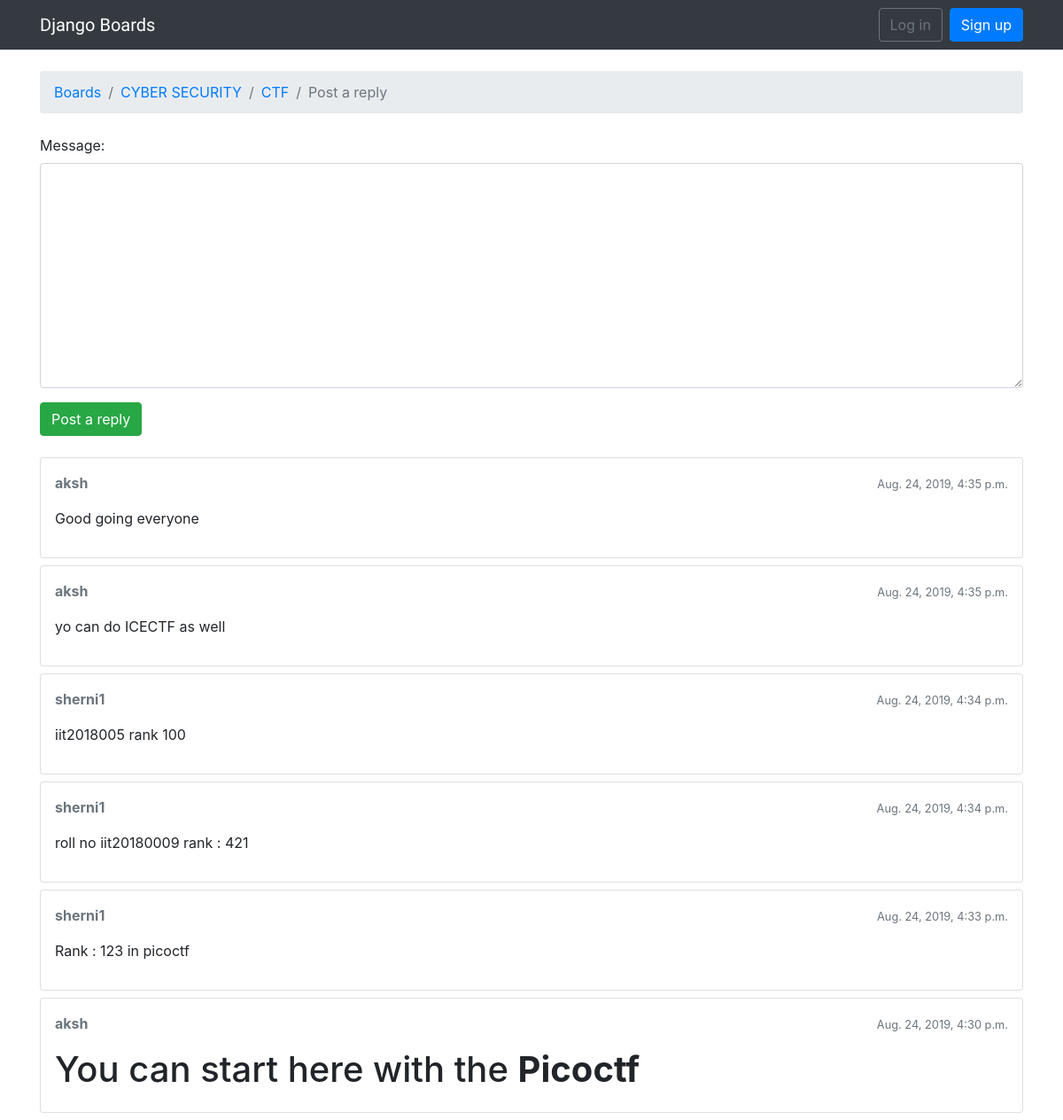
The page /boards/7/topics/139/reply/ on the database its author committed.
### boards/models.py (models this page shows, shortened)
class Topic(models.Model):
    subject = models.CharField(max_length=255)
    last_updated = models.DateTimeField(auto_now_add=True)
    board = models.ForeignKey(Board, related_name='topics', on_delete=models.CASCADE)
    starter = models.ForeignKey(User, related_name='topics', on_delete=models.CASCADE)
    views = models.PositiveIntegerField(default=0)
    def get_last_eight_posts(self):
        return self.posts.order_by('-created_at')[:8]

class Board(models.Model):
    name=models.CharField(max_length=30,unique=True)
    description= models.CharField(max_length=100)

class Post(models.Model):
    message = models.TextField(max_length=4000)
    topic = models.ForeignKey(Topic, related_name='posts', on_delete=models.CASCADE)
    created_at = models.DateTimeField(auto_now_add=True)
    updated_at = models.DateTimeField(null=True)
    created_by = models.ForeignKey(User, related_name='posts', on_delete=models.CASCADE)
    updated_by = models.ForeignKey(User, null=True, related_name='+', on_delete=models.CASCADE)
    def get_message_as_markdown(self):
        return mark_safe(markdown(self.message, safe_mode='escape'))

### boards/views.py (the view)
# urls.py: path('boards/<int:pk>/topics/<int:topic_pk>/reply/', views.reply_topic, name='reply_topic'),
def reply_topic(request, pk, topic_pk):
    topic = get_object_or_404(Topic, board__pk=pk, pk=topic_pk)
    if request.method == 'POST':
        form = PostForm(request.POST)
        if form.is_valid():
            post = form.save(commit=False)
            post.topic = topic
            post.created_by = request.user
            post.save()
            topic.last_updated = timezone.now()
            topic.save()
            return HttpResponseRedirect(reverse('topic_posts',args=(pk,topic_pk)))
    else:
        form = PostForm()
    return render(request, 'boards/reply_topic.html', {'topic': topic, 'form': form})

### boards/forms.py
class PostForm(forms.ModelForm):
    class Meta:
        model = Post
        fields = ['message',]

### boards/templatetags/form_tags.py (called while the page is built)
@register.filter
def input_class(bound_field):
    css_class = ''
    if bound_field.form.is_bound:
        if bound_field.errors:
            css_class = 'is-invalid'
        elif field_type(bound_field) != 'PasswordInput':
            css_class = 'is-valid'
    return 'form-control {}'.format(css_class)

### boards/templates/boards/reply_topic.html (shortened to what this page needs)
{% extends 'boards/base.html' %}
{% load static %}
{% block stylesheet %}
<link rel="stylesheet" href="https://cdn.jsdelivr.net/simplemde/latest/simplemde.min.css">
{% endblock %}
{% block breadcrumb %}
  <li class="breadcrumb-item"><a href="{% url 'home' %}">Boards</a></li>
  <li class="breadcrumb-item"><a href="{% url 'board_topics' topic.board.pk %}">{{ topic.board.name }}</a></li>
  <li class="breadcrumb-item"><a href="{% url 'topic_posts' topic.board.pk topic.pk %}">{{ topic.subject }}</a></li>
  <li class="breadcrumb-item active">Post a reply</li>
{% endblock %}
{% block content %}
  <form method="post" class="mb-4" novalidate>
    {% include 'includes/form.html' %}
    <button type="submit" class="btn btn-success">Post a reply</button>
  </form>
   {% for post in topic.get_last_eight_posts %}
    <div class="card mb-2">
      <div class="card-body p-3">
        <div class="row mb-3">
          <div class="col-6">
            <strong class="text-muted">{{ post.created_by.username }}</strong>
          </div>
          <div class="col-6 text-right">
            <small class="text-muted">{{ post.created_at }}</small>
          </div>
        </div>
        {{ post.get_message_as_markdown }}
      </div>
    </div>
  {% endfor %}
{% endblock %}

### rows shown on the page
Topic: board.name "CYBER SECURITY", subject "CTF"
Post: created_by.username "aksh", created_at "Aug. 24, 2019, 4:35 p.m.", get_message_as_markdown "Good going everyone"
Post: created_by.username "aksh", created_at "Aug. 24, 2019, 4:35 p.m.", get_message_as_markdown "yo can do ICECTF as well"
Post: created_by.username "sherni1", created_at "Aug. 24, 2019, 4:34 p.m.", get_message_as_markdown "iit2018005 rank 100"
Post: created_by.username "sherni1", created_at "Aug. 24, 2019, 4:34 p.m.", get_message_as_markdown "roll no iit20180009 rank : 421"
Post: created_by.username "sherni1", created_at "Aug. 24, 2019, 4:33 p.m.", get_message_as_markdown "Rank : 123 in picoctf"
Post: created_by.username "aksh", created_at "Aug. 24, 2019, 4:30 p.m.", get_message_as_markdown "You can start here with the Picoctf"

### other values the page prints
{{ field.label_tag }} "Message:"
